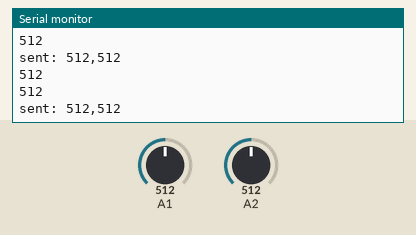
This sketch was run on a simulated Arduino Uno, built with avr-gcc and run on an emulated ATmega328P. Shown: the last lines printed to the serial monitor. The test bench sets the inputs (shaded band); at power-on: A2 = 512, A1 = 512. No radio packets arrive unless stated.

Above: at 2.7 s.
2.8 s: A2 set to 107
At 3.04 s:
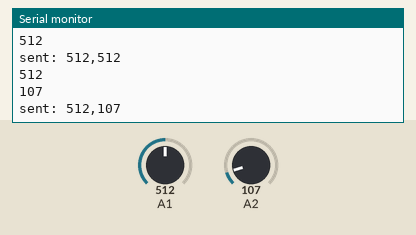
4.3 s: A2 set to 91
At 4.48 s:
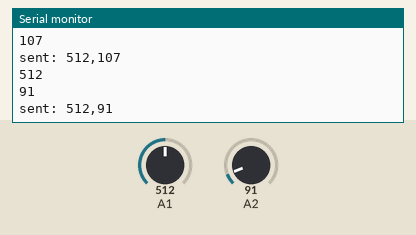
7.3 s: A2 set to 11
At 7.54 s:
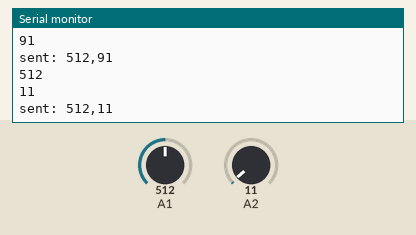
8.8 s: A2 set to 8
At 8.98 s:
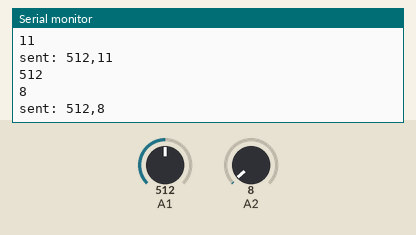
Timing chart, 0 to 11.3 s (numbered marks = the images above; inputs shaded):
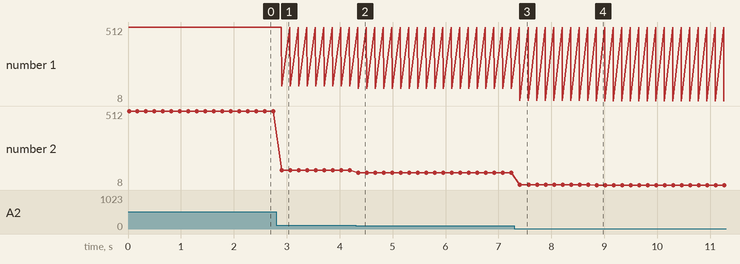

The sketch:

DKXePhat_joystick.ino
```cpp
#include <VirtualWire.h> // khai báo thư viện VirtualWire
int trucX;
int trucY;

void setup()
{


  Serial.begin(9600);// giao tiếp Serial với baudrate 9600
  Serial.println("Ready.........");
  vw_set_ptt_inverted(true);// yêu cầu cho RF link modules
  vw_setup(1024);// cài đặt tốc độ truyền tín hiệu
  vw_set_tx_pin(8);// cài đặt chân digital để phát tín hiệu------------------------------------------------------------------
}

void loop()
{
  trucX = analogRead(A1);
  trucY = analogRead(A2);

  Serial.println(trucX);
  Serial.println(trucY);

  char text[20] = "";// khai báo string dạng array
  byte i = 0;

  sprintf(text,"%d,%d",trucX, trucY);


  Serial.print("sent: ");
  Serial.println(text);
  vw_send((uint8_t *)text, sizeof(text));// gửi tín hiệu đi
  vw_wait_tx();
  delay(100);
}
```

Measured:
- after the input at 2.8 s, the serial monitor: prints a new line after 0.10 s (image 1)
- after the input at 4.3 s, the serial monitor: prints a new line after 0.05 s (image 2)
- after the input at 7.3 s, the serial monitor: prints a new line after 0.10 s (image 3)
- after the input at 8.8 s, the serial monitor: prints a new line after 0.05 s (image 4)
- plotted number 1: 512 → 107 after the input at 2.8 s, 107 → 91 after the input at 4.3 s, 91 → 11 after the input at 7.3 s, 11 → 8 after the input at 8.8 s
- plotted number 2: 512 → 107 after the input at 2.8 s, 107 → 91 after the input at 4.3 s, 91 → 11 after the input at 7.3 s, 11 → 8 after the input at 8.8 s
